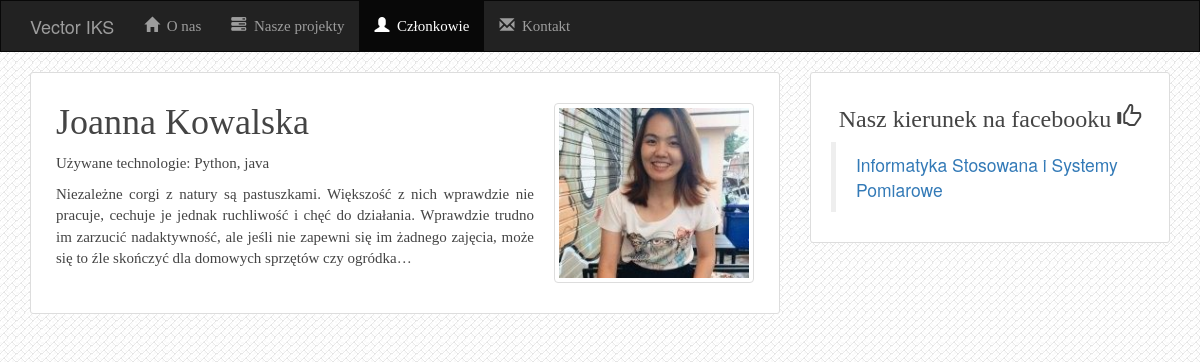
/members/10/, run on the app's committed database.
### members/models.py (models this page shows, shortened)
class Member(models.Model):
    name = models.CharField(max_length=200)
    technologies = models.CharField(max_length=500)
    photo = models.FileField()
    more = models.TextField()

### members/views.py (the view)
# urls.py: url(r'^(?P<pk>[0-9]+)/$', views.DetailView.as_view(), name='detail'),
class DetailView(generic.DetailView):
    model = Member
    template_name = 'members/detail.html'

### members/templates/members/detail.html (shortened to what this page needs)
{% extends 'members/base.html' %}
{% load staticfiles %}
{% block members %}active{% endblock %}
{% block body %}
<article class="media content-section">
    <div class="row">
    <img src="{{ member.photo.url }}" class="img-thumbnail rounded float-right project-img">
    <h1 class="article-title" style="margin-left: 20px">{{ member.name }}</h1>
    <p class="article-content project-content" align="justify">Używane technologie: {{ member.technologies }}</p>
    <p class="article-content project-content" align="justify">{{ member.more }}</p>
    </div>
</article>
{% endblock %}

### members/static/members/style.css (style rules this page uses)
body { background: white url("images/background.png"); }
h1, h2, h3, h4, h5, h6 { color: #444444; font-family: 'Open+Sans+Condensed'; }
.content-section { background: #ffffff; padding: 10px 20px; border: 1px solid #dddddd; border-radius: 3px; margin-bottom: 20px; }
.article-title { color: #444444; }
.article-content { white-space: pre-line; }
.project-content { margin-left: 20px; margin-right: 20px; font-family: 'Open+Sans+Condensed'; color: #444444; }
p, li { font-family: 'Open+Sans+Condensed'; font-size: 1.5rem; }
.project-img { margin-top: 20px; margin-bottom: 20px; margin-left: 20px; margin-right: 20px; float: right; width: 200px; height: 180px; }

### data on the page
Member: photo (picture), name "Joanna Kowalska", technologies "Python, java", more "Niezależne corgi z natury są pastuszkami. Większość z nich wprawdzie nie pracuje, cechuje je jednak ruchliwość i chęć do działania. Wprawdzie trudno im zarzucić nadaktywność, ale jeśli nie zapewni się im żadnego zajęcia, może się to źle skończyć dla domowych sprzętów czy ogródka…"
